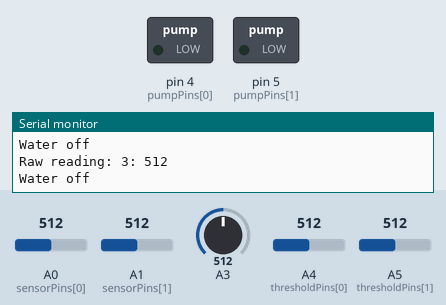
Simulated run of this sketch. Board: Arduino Uno, built with avr-gcc and run on an emulated ATmega328P. On the bench: switched loads named in the sketch (green lamp = pin HIGH), the last lines printed to the serial monitor. The inputs (shaded band) are chosen by the test bench; at power-on: A0 (sensorPins[0]) = 512, A1 (sensorPins[1]) = 512, A4 (thresholdPins[0]) = 512, A3 = 512, A5 (thresholdPins[1]) = 512.

Above: at 2.3 s.
2.4 s: A0 (sensorPins[0]) set to 676
4.7 s: A0 (sensorPins[0]) set to 711
At 7.0 s:
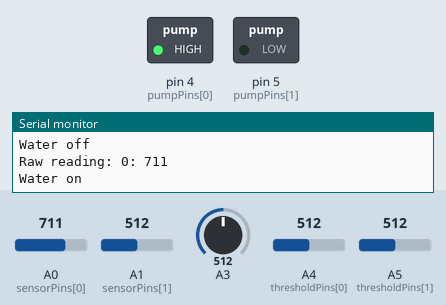
8.0 s: A1 (sensorPins[1]) set to 681
11.2 s: A1 (sensorPins[1]) set to 712
At 13.4 s:
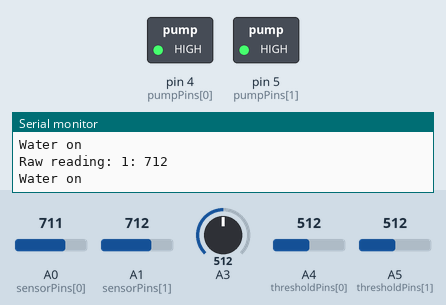
14.5 s: A4 (thresholdPins[0]) set to 529
16.7 s: A4 (thresholdPins[0]) set to 558
At 19.0 s:
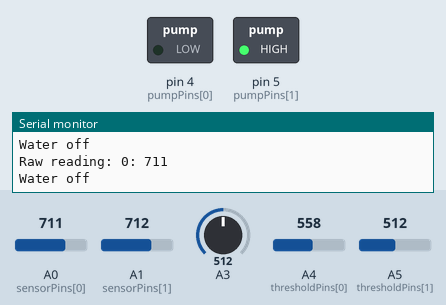
Timing chart, 0 to 20.5 s (numbered marks = the images above; inputs shaded):
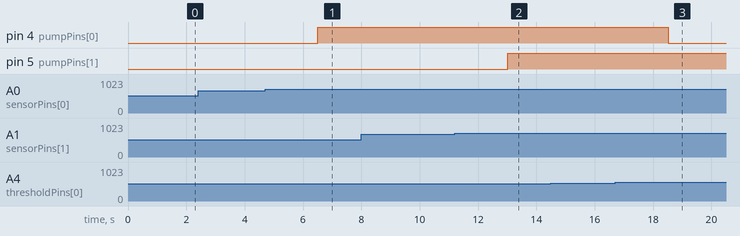

Measured:
- the behaviour switches between 693 and 694 on A0 (sensorPins[0]) (found by bisection; images 0 and 1)
- the behaviour switches between 693 and 694 on A1 (sensorPins[1]) (found by bisection; images 1 and 2)
- the behaviour switches between 542 and 543 on A4 (thresholdPins[0]) (found by bisection; images 2 and 3)
- after the input at 4.7 s, pin 4 (pumpPins[0]): LOW → HIGH after 1.8 s
- after the input at 11.2 s, pin 5 (pumpPins[1]): LOW → HIGH after 1.8 s
- after the input at 16.7 s, pin 4 (pumpPins[0]): HIGH → LOW after 1.8 s

The sketch:

template.ino
```cpp
#include <JeeLib.h>

// <SleepDuration>
const int sleepDuration = 1000;
// </SleepDuration>

// <SensorPinCount>
const int sensorPinCount = 2;
// </SensorPinCount>

// <SensorPins>
const int sensorPins[] = {A0,A1};
// </SensorPins>

// <SensorPowerPins>
const int sensorPowerPins[] = {2,3};
// </SensorPowerPins>

// <PumpPins>
const int pumpPins[] = {4,5};
// </PumpPins>

// <ThresholdPins>
const int thresholdPins[] = {A4,A5};
// </ThresholdPins>

// <Thresholds>
const int thresholds[] = {30,30};
// </Thresholds>

int moistureLevels[sensorPinCount];

// Sleeper
ISR(WDT_vect) { Sleepy::watchdogEvent(); }

void setup() {
  Serial.begin(9600);

  for (int i = 0; i < sizeof(sensorPins); i++)
    pinMode(pumpPins[i], OUTPUT);
}

void loop() {
  for (int i = 0; i < sizeof(sensorPins); i++)
  {
    double rawReading = getRawReading(i);

    moistureLevels[i] = map(rawReading, 1023, 350, 0, 100);

    int currentThreshold = thresholds[i];

    if (pumpPins[i] > -1)
    {
      if (thresholdPins[i] > -1)
      {
        int rawThresholdReading = analogRead(thresholdPins[i]);
        currentThreshold = map(rawThresholdReading, 1023, 0, 0, 100);
      }

      if (moistureLevels[i] < currentThreshold)
      {
        Serial.println("Water on");
        digitalWrite(pumpPins[i], HIGH);
      }
      else
      {
        Serial.println("Water off");
        digitalWrite(pumpPins[i], LOW);
      }
    }
  }

  Sleepy::loseSomeTime(sleepDuration);
}

double getRawReading(int index)
{
    if (sensorPowerPins[index] > -1)
    {
      digitalWrite(sensorPowerPins[index], HIGH);
      delay(500); // TODO: Is this delay necessary?
    }

    int rawReading = analogRead(sensorPins[index]);

    Serial.print("Raw reading: ");
    Serial.print(index);
    Serial.print(": ");
    Serial.println(rawReading);

    if (sensorPowerPins[index] > -1)
    {
      digitalWrite(sensorPowerPins[index], LOW);
    }

    return rawReading;
}
```
